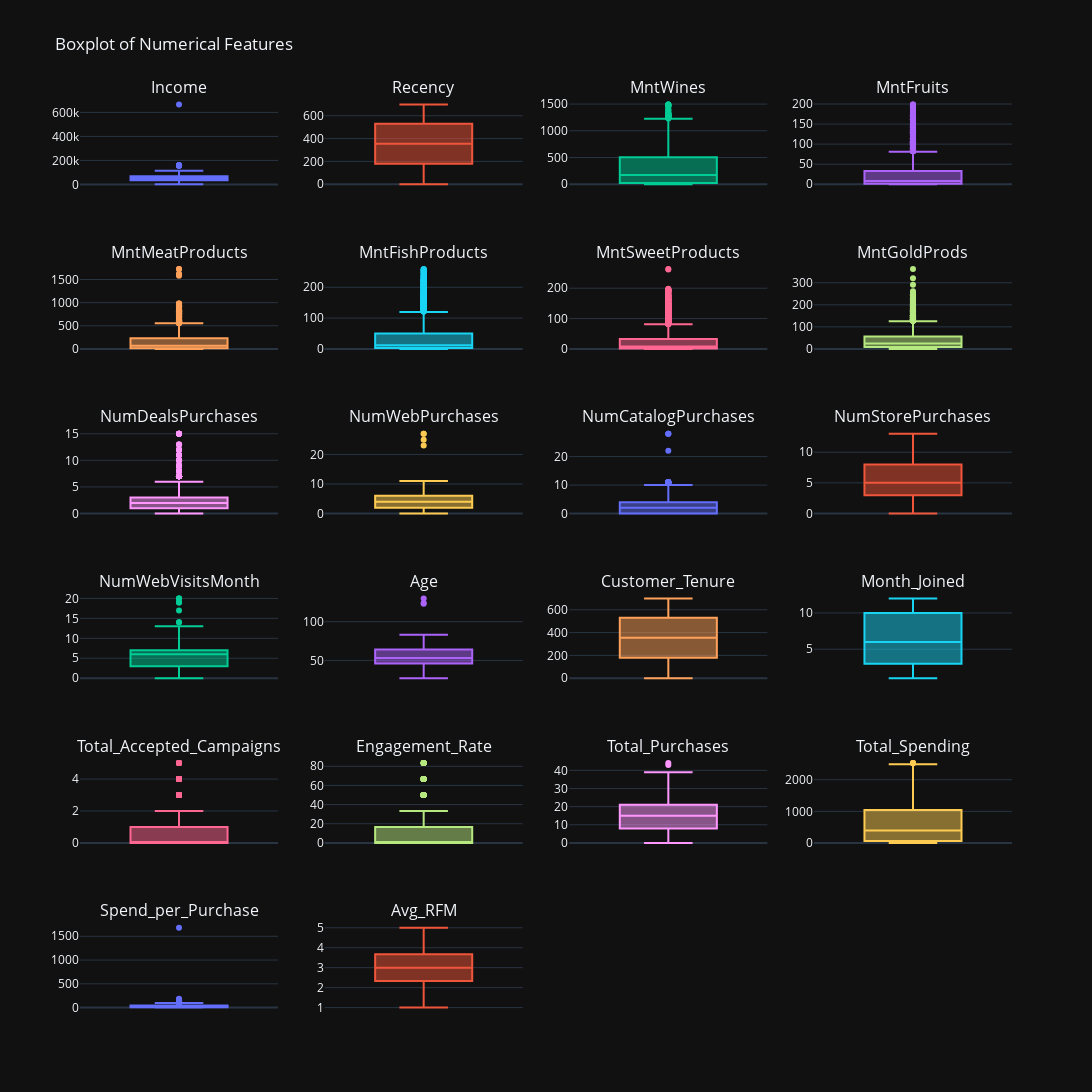

The code cell stored with this chart in its notebook:
### Markdown cell above
To address potential outliers identified in data overview section, a selective approach was employed instead of complete removal. This choice was made because sometimes what is identified as an outlier may actually be a part of the natural distribution of the variable. For example, income data often exhibits heavily skewed distributions, which is natural.

In this situation, outliers were designated as data points significantly distant from the nearest observable data point within the box plot. The goal was not to impose a perfectly normal box plot shape but rather to account for the inherent characteristics of the data. This uniform approach was applied to all variables. Following the outlier treatment, 45 data points, representing approximately 2.01% of the original dataset, were removed.

### Code cell
num_df = df.select_dtypes(include=np.number)
nunique_df = pd.DataFrame(data=num_df.apply(pd.Series.nunique), columns=['nunique']).rename_axis('variables')
selection = nunique_df[nunique_df['nunique'] > 5].index

#plotly frame setup
to_plot = num_df[selection]

# number of variables to plot
num_vars = len(to_plot.columns)

# calculate number of rows and columns for the subplot grid
plot_nrows = int(np.ceil(num_vars / 4))

# create subplot titles
subplot_titles = list(to_plot.columns) + [''] * (plot_nrows * 4 - num_vars)

# create subplots
fig = make_subplots(rows=plot_nrows, cols=4, subplot_titles=tuple(subplot_titles))

# add traces
for i, col_name in enumerate(to_plot.columns):
    row = i // 4 + 1
    col = i % 4 + 1
    fig.add_trace(go.Box(y=to_plot[col_name], name=col_name), row=row, col=col)

fig.update_layout(height=1400, width=1200, showlegend=False, template='plotly_dark', title='Boxplot of Numerical Features')
fig.update_xaxes(visible=False, showticklabels=False)

fig.show()

### Figure 1 — Plotly figure (JSON) as saved in the notebook; plotly's stock layout.template omitted (floating-point values rounded to 4 significant figures; data arrays with more than 128 entries replaced by an {"elided": "..."} marker saying what was removed)
{"data": [{"name": "Income", "type": "box", "xaxis": "x", "y": {"elided": "2240 float values"}, "yaxis": "y"}, {"name": "Recency", "type": "box", "xaxis": "x2", "y": {"elided": "2240 int values"}, "yaxis": "y2"}, {"name": "MntWines", "type": "box", "xaxis": "x3", "y": {"elided": "2240 int values"}, "yaxis": "y3"}, {"name": "MntFruits", "type": "box", "xaxis": "x4", "y": {"elided": "2240 int values"}, "yaxis": "y4"}, {"name": "MntMeatProducts", "type": "box", "xaxis": "x5", "y": {"elided": "2240 int values"}, "yaxis": "y5"}, {"name": "MntFishProducts", "type": "box", "xaxis": "x6", "y": {"elided": "2240 int values"}, "yaxis": "y6"}, {"name": "MntSweetProducts", "type": "box", "xaxis": "x7", "y": {"elided": "2240 int values"}, "yaxis": "y7"}, {"name": "MntGoldProds", "type": "box", "xaxis": "x8", "y": {"elided": "2240 int values"}, "yaxis": "y8"}, {"name": "NumDealsPurchases", "type": "box", "xaxis": "x9", "y": {"elided": "2240 int values"}, "yaxis": "y9"}, {"name": "NumWebPurchases", "type": "box", "xaxis": "x10", "y": {"elided": "2240 int values"}, "yaxis": "y10"}, {"name": "NumCatalogPurchases", "type": "box", "xaxis": "x11", "y": {"elided": "2240 int values"}, "yaxis": "y11"}, {"name": "NumStorePurchases", "type": "box", "xaxis": "x12", "y": {"elided": "2240 int values"}, "yaxis": "y12"}, {"name": "NumWebVisitsMonth", "type": "box", "xaxis": "x13", "y": {"elided": "2240 int values"}, "yaxis": "y13"}, {"name": "Age", "type": "box", "xaxis": "x14", "y": {"elided": "2240 int values"}, "yaxis": "y14"}, {"name": "Customer_Tenure", "type": "box", "xaxis": "x15", "y": {"elided": "2240 int values"}, "yaxis": "y15"}, {"name": "Month_Joined", "type": "box", "xaxis": "x16", "y": {"elided": "2240 int values"}, "yaxis": "y16"}, {"name": "Total_Accepted_Campaigns", "type": "box", "xaxis": "x17", "y": {"elided": "2240 int values"}, "yaxis": "y17"}, {"name": "Engagement_Rate", "type": "box", "xaxis": "x18", "y": {"elided": "2240 float values"}, "yaxis": "y18"}, {"name": "Total_Purchases", "type": "box", "xaxis": "x19", "y": {"elided": "2240 int values"}, "yaxis": "y19"}, {"name": "Total_Spending", "type": "box", "xaxis": "x20", "y": {"elided": "2240 int values"}, "yaxis": "y20"}, {"name": "Spend_per_Purchase", "type": "box", "xaxis": "x21", "y": {"elided": "2240 float values"}, "yaxis": "y21"}, {"name": "Avg_RFM", "type": "box", "xaxis": "x22", "y": {"elided": "2240 float values"}, "yaxis": "y22"}], "layout": {"annotations": [{"font": {"size": 16}, "showarrow": false, "text": "Income", "x": 0.1062, "xanchor": "center", "xref": "paper", "y": 1.0, "yanchor": "bottom", "yref": "paper"}, {"font": {"size": 16}, "showarrow": false, "text": "Recency", "x": 0.3688, "xanchor": "center", "xref": "paper", "y": 1.0, "yanchor": "bottom", "yref": "paper"}, {"font": {"size": 16}, "showarrow": false, "text": "MntWines", "x": 0.6313, "xanchor": "center", "xref": "paper", "y": 1.0, "yanchor": "bottom", "yref": "paper"}, {"font": {"size": 16}, "showarrow": false, "text": "MntFruits", "x": 0.8938, "xanchor": "center", "xref": "paper", "y": 1.0, "yanchor": "bottom", "yref": "paper"}, {"font": {"size": 16}, "showarrow": false, "text": "MntMeatProducts", "x": 0.1062, "xanchor": "center", "xref": "paper", "y": 0.8194, "yanchor": "bottom", "yref": "paper"}, {"font": {"size": 16}, "showarrow": false, "text": "MntFishProducts", "x": 0.3688, "xanchor": "center", "xref": "paper", "y": 0.8194, "yanchor": "bottom", "yref": "paper"}, {"font": {"size": 16}, "showarrow": false, "text": "MntSweetProducts", "x": 0.6313, "xanchor": "center", "xref": "paper", "y": 0.8194, "yanchor": "bottom", "yref": "paper"}, {"font": {"size": 16}, "showarrow": false, "text": "MntGoldProds", "x": 0.8938, "xanchor": "center", "xref": "paper", "y": 0.8194, "yanchor": "bottom", "yref": "paper"}, {"font": {"size": 16}, "showarrow": false, "text": "NumDealsPurchases", "x": 0.1062, "xanchor": "center", "xref": "paper", "y": 0.6389, "yanchor": "bottom", "yref": "paper"}, {"font": {"size": 16}, "showarrow": false, "text": "NumWebPurchases", "x": 0.3688, "xanchor": "center", "xref": "paper", "y": 0.6389, "yanchor": "bottom", "yref": "paper"}, {"font": {"size": 16}, "showarrow": false, "text": "NumCatalogPurchases", "x": 0.6313, "xanchor": "center", "xref": "paper", "y": 0.6389, "yanchor": "bottom", "yref": "paper"}, {"font": {"size": 16}, "showarrow": false, "text": "NumStorePurchases", "x": 0.8938, "xanchor": "center", "xref": "paper", "y": 0.6389, "yanchor": "bottom", "yref": "paper"}, {"font": {"size": 16}, "showarrow": false, "text": "NumWebVisitsMonth", "x": 0.1062, "xanchor": "center", "xref": "paper", "y": 0.4583, "yanchor": "bottom", "yref": "paper"}, {"font": {"size": 16}, "showarrow": false, "text": "Age", "x": 0.3688, "xanchor": "center", "xref": "paper", "y": 0.4583, "yanchor": "bottom", "yref": "paper"}, {"font": {"size": 16}, "showarrow": false, "text": "Customer_Tenure", "x": 0.6313, "xanchor": "center", "xref": "paper", "y": 0.4583, "yanchor": "bottom", "yref": "paper"}, {"font": {"size": 16}, "showarrow": false, "text": "Month_Joined", "x": 0.8938, "xanchor": "center", "xref": "paper", "y": 0.4583, "yanchor": "bottom", "yref": "paper"}, {"font": {"size": 16}, "showarrow": false, "text": "Total_Accepted_Campaigns", "x": 0.1062, "xanchor": "center", "xref": "paper", "y": 0.2778, "yanchor": "bottom", "yref": "paper"}, {"font": {"size": 16}, "showarrow": false, "text": "Engagement_Rate", "x": 0.3688, "xanchor": "center", "xref": "paper", "y": 0.2778, "yanchor": "bottom", "yref": "paper"}, {"font": {"size": 16}, "showarrow": false, "text": "Total_Purchases", "x": 0.6313, "xanchor": "center", "xref": "paper", "y": 0.2778, "yanchor": "bottom", "yref": "paper"}, {"font": {"size": 16}, "showarrow": false, "text": "Total_Spending", "x": 0.8938, "xanchor": "center", "xref": "paper", "y": 0.2778, "yanchor": "bottom", "yref": "paper"}, {"font": {"size": 16}, "showarrow": false, "text": "Spend_per_Purchase", "x": 0.1062, "xanchor": "center", "xref": "paper", "y": 0.09722, "yanchor": "bottom", "yref": "paper"}, {"font": {"size": 16}, "showarrow": false, "text": "Avg_RFM", "x": 0.3688, "xanchor": "center", "xref": "paper", "y": 0.09722, "yanchor": "bottom", "yref": "paper"}], "height": 1400, "showlegend": false, "title": {"text": "Boxplot of Numerical Features"}, "width": 1200, "xaxis": {"anchor": "y", "domain": [0, 0.2125], "showticklabels": false, "visible": false}, "xaxis10": {"anchor": "y10", "domain": [0.2625, 0.475], "showticklabels": false, "visible": false}, "xaxis11": {"anchor": "y11", "domain": [0.525, 0.7375], "showticklabels": false, "visible": false}, "xaxis12": {"anchor": "y12", "domain": [0.7875, 1], "showticklabels": false, "visible": false}, "xaxis13": {"anchor": "y13", "domain": [0, 0.2125], "showticklabels": false, "visible": false}, "xaxis14": {"anchor": "y14", "domain": [0.2625, 0.475], "showticklabels": false, "visible": false}, "xaxis15": {"anchor": "y15", "domain": [0.525, 0.7375], "showticklabels": false, "visible": false}, "xaxis16": {"anchor": "y16", "domain": [0.7875, 1], "showticklabels": false, "visible": false}, "xaxis17": {"anchor": "y17", "domain": [0, 0.2125], "showticklabels": false, "visible": false}, "xaxis18": {"anchor": "y18", "domain": [0.2625, 0.475], "showticklabels": false, "visible": false}, "xaxis19": {"anchor": "y19", "domain": [0.525, 0.7375], "showticklabels": false, "visible": false}, "xaxis2": {"anchor": "y2", "domain": [0.2625, 0.475], "showticklabels": false, "visible": false}, "xaxis20": {"anchor": "y20", "domain": [0.7875, 1], "showticklabels": false, "visible": false}, "xaxis21": {"anchor": "y21", "domain": [0, 0.2125], "showticklabels": false, "visible": false}, "xaxis22": {"anchor": "y22", "domain": [0.2625, 0.475], "showticklabels": false, "visible": false}, "xaxis23": {"anchor": "y23", "domain": [0.525, 0.7375], "showticklabels": false, "visible": false}, "xaxis24": {"anchor": "y24", "domain": [0.7875, 1], "showticklabels": false, "visible": false}, "xaxis3": {"anchor": "y3", "domain": [0.525, 0.7375], "showticklabels": false, "visible": false}, "xaxis4": {"anchor": "y4", "domain": [0.7875, 1], "showticklabels": false, "visible": false}, "xaxis5": {"anchor": "y5", "domain": [0, 0.2125], "showticklabels": false, "visible": false}, "xaxis6": {"anchor": "y6", "domain": [0.2625, 0.475], "showticklabels": false, "visible": false}, "xaxis7": {"anchor": "y7", "domain": [0.525, 0.7375], "showticklabels": false, "visible": false}, "xaxis8": {"anchor": "y8", "domain": [0.7875, 1], "showticklabels": false, "visible": false}, "xaxis9": {"anchor": "y9", "domain": [0, 0.2125], "showticklabels": false, "visible": false}, "yaxis": {"anchor": "x", "domain": [0.9028, 1.0]}, "yaxis10": {"anchor": "x10", "domain": [0.5417, 0.6389]}, "yaxis11": {"anchor": "x11", "domain": [0.5417, 0.6389]}, "yaxis12": {"anchor": "x12", "domain": [0.5417, 0.6389]}, "yaxis13": {"anchor": "x13", "domain": [0.3611, 0.4583]}, "yaxis14": {"anchor": "x14", "domain": [0.3611, 0.4583]}, "yaxis15": {"anchor": "x15", "domain": [0.3611, 0.4583]}, "yaxis16": {"anchor": "x16", "domain": [0.3611, 0.4583]}, "yaxis17": {"anchor": "x17", "domain": [0.1806, 0.2778]}, "yaxis18": {"anchor": "x18", "domain": [0.1806, 0.2778]}, "yaxis19": {"anchor": "x19", "domain": [0.1806, 0.2778]}, "yaxis2": {"anchor": "x2", "domain": [0.9028, 1.0]}, "yaxis20": {"anchor": "x20", "domain": [0.1806, 0.2778]}, "yaxis21": {"anchor": "x21", "domain": [0, 0.09722]}, "yaxis22": {"anchor": "x22", "domain": [0, 0.09722]}, "yaxis23": {"anchor": "x23", "domain": [0, 0.09722]}, "yaxis24": {"anchor": "x24", "domain": [0, 0.09722]}, "yaxis3": {"anchor": "x3", "domain": [0.9028, 1.0]}, "yaxis4": {"anchor": "x4", "domain": [0.9028, 1.0]}, "yaxis5": {"anchor": "x5", "domain": [0.7222, 0.8194]}, "yaxis6": {"anchor": "x6", "domain": [0.7222, 0.8194]}, "yaxis7": {"anchor": "x7", "domain": [0.7222, 0.8194]}, "yaxis8": {"anchor": "x8", "domain": [0.7222, 0.8194]}, "yaxis9": {"anchor": "x9", "domain": [0.5417, 0.6389]}}}
